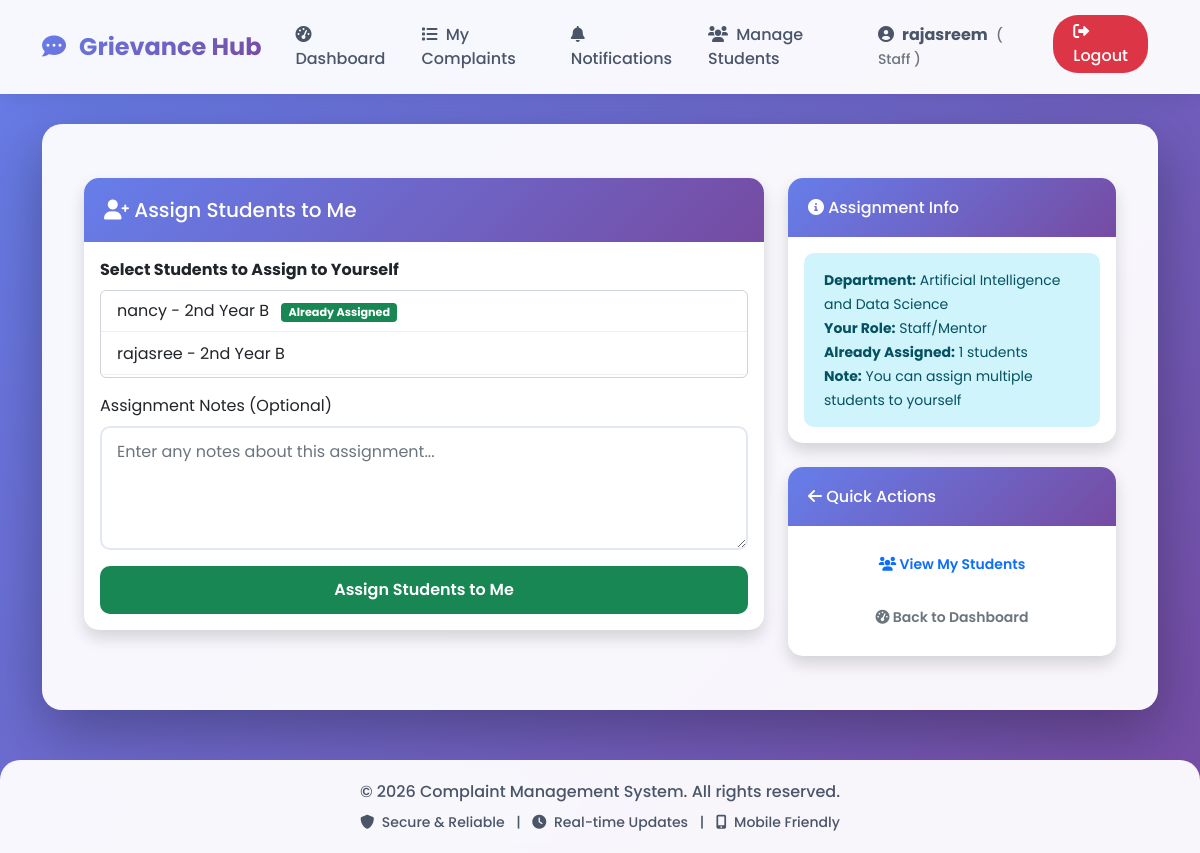
The app's page /staff/assign-students (signed in) with its own data.
### models.py (models this page shows)
class User(UserMixin, db.Model):
    id = db.Column(db.Integer, primary_key=True)
    username = db.Column(db.String(80), unique=True, nullable=False)
    email = db.Column(db.String(120), unique=True, nullable=False)
    password = db.Column(db.String(200), nullable=False)
    role = db.Column(db.String(20), default='student')  # student, staff/mentor, hod, admin
    department = db.Column(db.String(100))
    year = db.Column(db.String(20))
    section = db.Column(db.String(10))
    parent_name = db.Column(db.String(100))
    parent_phone = db.Column(db.String(15))
    address = db.Column(db.Text)
    mentor_name = db.Column(db.String(100))  # For students - who is their mentor
    phone = db.Column(db.String(15))
    created_at = db.Column(db.DateTime, default=datetime.utcnow)
    complaints = db.relationship('Complaint', backref='author', lazy=True, foreign_keys='Complaint.user_id')
    assigned_complaints = db.relationship('Complaint', backref='assigned_staff', lazy=True, foreign_keys='Complaint.assigned_to')

### app.py (the view)
@app.route('/staff/assign-students')
@login_required
def staff_assign_students():
    if current_user.role != 'staff':
        abort(403)
    form = StaffStudentAssignmentForm(current_user.department)
    assignments = StudentStaffAssignment.query.filter_by(
        staff_id=current_user.id,
        department=current_user.department
    ).all()
    assigned_student_ids = [assignment.student_id for assignment in assignments]
    return render_template('staff_assign_students.html', form=form, assigned_student_ids=assigned_student_ids)

### forms.py
class StaffStudentAssignmentForm(FlaskForm):
    students = SelectMultipleField('Students to Assign to Yourself', choices=[], coerce=int, validators=[DataRequired()])
    notes = TextAreaField('Assignment Notes (Optional)', validators=[Length(max=500)])
    submit = SubmitField('Assign Students to Me')
    def __init__(self, department_name, *args, **kwargs):
        super(StaffStudentAssignmentForm, self).__init__(*args, **kwargs)
        student_list = User.query.filter_by(department=department_name, role='student').all()
        self.students.choices = [(st.id, f"{st.username} - {st.year} {st.section}") for st in student_list]

### app.py (called while the page is built)
def is_super_admin(user):
    return user.role == 'admin' and user.email == 'vanitha.sty3375@gmail.com'

def is_department_admin(user):
    return user.role == 'hod'

@login_manager.user_loader
def load_user(user_id):
    return User.query.get(int(user_id))

@app.context_processor
def utility_processor():
    return {
        'is_super_admin': is_super_admin,
        'is_department_admin': is_department_admin
    }

### templates/staff_assign_students.html (shortened to what this page needs)
{% extends "base.html" %}
{% block content %}
<div class="container py-4">
    <div class="row">
        <div class="col-lg-8">
            <div class="card shadow mb-4">
                <div class="card-header bg-success text-white">
                    <h5 class="mb-0">
                        <i class="fas fa-user-plus"></i> Assign Students to Me
                    </h5>
                </div>
                <div class="card-body">
                    <form method="POST" action="{{ url_for('staff_submit_assignment') }}">
                        <div class="form-group mb-3">
                            <label class="form-label">
                                <strong>Select Students to Assign to Yourself</strong>
                            </label>
                            <div style="height: auto; overflow-y: auto; border: 1px solid #ced4da; padding: 0; border-radius: 0.375rem;">
                                {% if form.students.choices %}
                                    {% for value, label in form.students.choices %}
                                        <div class="form-check p-2" style="border-bottom: 1px solid #f0f0f0;">
                                            <label class="form-check-label" for="student_{{ value }}">
                                                {{ label }}
                                                {% if value in assigned_student_ids %}
                                                    <span class="badge bg-success ms-2">Already Assigned</span>
                                                {% endif %}
                                            </label>
                                        </div>
                                    {% endfor %}
                                {% else %}
                                    <div class="p-3 text-muted text-center">
                                        <small>No students available in this department</small>
                                    </div>
                                {% endif %}
                            </div>
                        </div>
                        <div class="form-group mb-3">
                            <label for="notes" class="form-label">Assignment Notes (Optional)</label>
                            {{ form.notes(class="form-control", rows="4", placeholder="Enter any notes about this assignment...") }}
                        </div>
                        <div class="d-grid gap-2">
                            {{ form.submit(class="btn btn-success btn-block") }}
                        </div>
                    </form>
                </div>
            </div>
        </div>
        <div class="col-lg-4">
            <div class="card shadow mb-4">
                <div class="card-header bg-info text-white">
                    <h6 class="mb-0">
                        <i class="fas fa-info-circle"></i> Assignment Info
                    </h6>
                </div>
                <div class="card-body">
                    <div class="alert alert-info mb-0">
                        <small>
                            <strong>Department:</strong> {{ current_user.department }}<br>
                            <strong>Your Role:</strong> Staff/Mentor<br>
                            <strong>Already Assigned:</strong> {{ assigned_student_ids|length }} students<br>
                            <strong>Note:</strong> You can assign multiple students to yourself
                        </small>
                    </div>
                </div>
            </div>
            <div class="card shadow">
                <div class="card-header bg-primary text-white">
                    <h6 class="mb-0">
                        <i class="fas fa-arrow-left"></i> Quick Actions
                    </h6>
                </div>
                <div class="card-body">
                    <a href="{{ url_for('my_assigned_students') }}" class="btn btn-outline-primary btn-sm w-100 mb-2">
                        <i class="fas fa-users"></i> View My Students
                    </a>
                    <a href="{{ url_for('staff_dashboard') }}" class="btn btn-outline-secondary btn-sm w-100">
                        <i class="fas fa-tachometer-alt"></i> Back to Dashboard
                    </a>
                </div>
            </div>
        </div>
    </div>
</div>
{% endblock %}

### templates/base.html (shortened to what this page needs)
<!DOCTYPE html>
<html lang="en">
<head>
    <link href="https://cdn.jsdelivr.net/npm/bootstrap@5.1.3/dist/css/bootstrap.min.css" rel="stylesheet">
    <link rel="stylesheet" href="https://cdnjs.cloudflare.com/ajax/libs/font-awesome/6.0.0/css/all.min.css">
</head>
<body>
    <nav class="navbar navbar-expand-lg navbar-light">
        <div class="container">
            <a class="navbar-brand" href="{{ url_for('index') }}">
                <i class="fas fa-comment-dots me-2"></i>
                Grievance Hub
            </a>
            <div class="collapse navbar-collapse" id="navbarNav">
                <ul class="navbar-nav ms-auto">
                    {% if current_user.is_authenticated %}
                        <li class="nav-item">
                            {% if is_super_admin(current_user) %}
                                <a class="nav-link" href="{{ url_for('super_admin_dashboard') }}">
                                    <i class="fas fa-tachometer-alt me-1"></i> Dashboard
                                </a>
                            {% elif is_department_admin(current_user) %}
                                <a class="nav-link" href="{{ url_for('hod_dashboard') }}">
                                    <i class="fas fa-tachometer-alt me-1"></i> Dashboard
                                </a>
                            {% elif current_user.role == 'staff' %}
                                <a class="nav-link" href="{{ url_for('staff_dashboard') }}">
                                    <i class="fas fa-tachometer-alt me-1"></i> Dashboard
                                </a>
                            {% else %}
                                <a class="nav-link" href="{{ url_for('dashboard') }}">
                                    <i class="fas fa-tachometer-alt me-1"></i> Dashboard
                                </a>
                            {% endif %}
                        </li>
                        <li class="nav-item">
                            <a class="nav-link" href="{{ url_for('view_complaints') }}">
                                <i class="fas fa-list me-1"></i> My Complaints
                            </a>
                        </li>
                        <li class="nav-item position-relative">
                            <a class="nav-link" href="{{ url_for('view_notifications') }}">
                                <i class="fas fa-bell me-1"></i> Notifications
                                {% set unread = current_user.notifications|selectattr('is_read', 'equalto', false)|list|length %}
                            </a>
                        </li>
                        {% if current_user.role == 'staff' %}
                            <li class="nav-item">
                                <a class="nav-link" href="{{ url_for('mentor_students') }}">
                                    <i class="fas fa-users me-1"></i> Manage Students
                                </a>
                            </li>
                        {% endif %}
                        <li class="nav-item me-2">
                            <span class="nav-link">
                                <i class="fas fa-user-circle me-1"></i>
                                <strong>{{ current_user.username }}</strong>
                                <small class="text-muted ms-1">
                                    ({% if is_super_admin(current_user) %}
                                        Super Admin
                                    {% elif is_department_admin(current_user) %}
                                        HOD
                                    {% elif current_user.role == 'staff' %}
                                        Staff
                                    {% else %}
                                        Student
                                    {% endif %})
                                </small>
                            </span>
                        </li>
                        <li class="nav-item">
                            <a class="nav-link logout-btn" href="{{ url_for('logout') }}"
                               onclick="return confirm('Are you sure you want to logout?')">
                                <i class="fas fa-sign-out-alt"></i> Logout
                            </a>
                        </li>
                    {% endif %}
                </ul>
            </div>
        </div>
    </nav>
    <div class="container">
        <div class="main-content">
            {% block content %}{% endblock %}
        </div>
    </div>
    <footer class="footer">
        <div class="container">
            <p class="mb-0">&copy; 2026 Complaint Management System. All rights reserved.</p>
            <p class="mb-0 mt-2 small">
                <i class="fas fa-shield-alt me-1"></i> Secure & Reliable
                <span class="mx-2">|</span>
                <i class="fas fa-clock me-1"></i> Real-time Updates
                <span class="mx-2">|</span>
                <i class="fas fa-mobile-alt me-1"></i> Mobile Friendly
            </p>
        </div>
    </footer>
</body>
</html>

### templates/base.html (style rules this page uses)
* { font-family: 'Poppins', sans-serif; }
body { background: linear-gradient(135deg, #667eea 0%, #764ba2 100%); min-height: 100vh; background-attachment: fixed; }
.navbar { background: rgba(255, 255, 255, 0.95) !important; backdrop-filter: blur(10px); box-shadow: 0 2px 20px rgba(0,0,0,0.1); padding: 15px 0; }
.navbar-brand { font-weight: 700; font-size: 1.5rem; background: linear-gradient(135deg, #667eea 0%, #764ba2 100%); -webkit-background-clip: text; -webkit-text-fill-color: transparent; transition: transform 0.3s ease; }
.nav-link { font-weight: 500; color: #4a5568 !important; margin: 0 10px; position: relative; transition: color 0.3s ease; }
.logout-btn { background-color: #dc3545; color: white !important; border-radius: 25px; padding: 5px 20px !important; margin-left: 15px; transition: all 0.3s ease; }
.main-content { background: rgba(255, 255, 255, 0.95); border-radius: 20px; padding: 30px; margin: 30px 0; box-shadow: 0 20px 60px rgba(0,0,0,0.3); animation: fadeInUp 0.5s ease; }
.card { border: none; border-radius: 15px; box-shadow: 0 10px 30px rgba(0,0,0,0.1); transition: all 0.3s ease; overflow: hidden; }
.card-header { background: linear-gradient(135deg, #667eea 0%, #764ba2 100%); color: white; font-weight: 600; border: none; padding: 20px; }
.btn { border-radius: 10px; padding: 12px 30px; font-weight: 600; transition: all 0.3s ease; border: none; }
.form-control, .form-select { border: 2px solid #e2e8f0; border-radius: 10px; padding: 12px 15px; transition: all 0.3s ease; }
.alert { border-radius: 10px; border: none; padding: 15px 20px; animation: slideInDown 0.5s ease; }
.footer { background: rgba(255, 255, 255, 0.95); backdrop-filter: blur(10px); padding: 20px 0; margin-top: 50px; border-radius: 20px 20px 0 0; color: #4a5568; text-align: center; font-weight: 500; }

### templates/staff_assign_students.html (style rules this page uses)
.form-check-label { cursor: pointer; margin-left: 0.5rem; }
.badge { font-size: 0.7em; }

### records on screen
User: username "rajasreem", department "Artificial Intelligence and Data Science"

### other values on screen
{{ label }} "nancy - 2nd Year B" "rajasree - 2nd Year B"
{{ assigned_student_ids|length }} "1"
